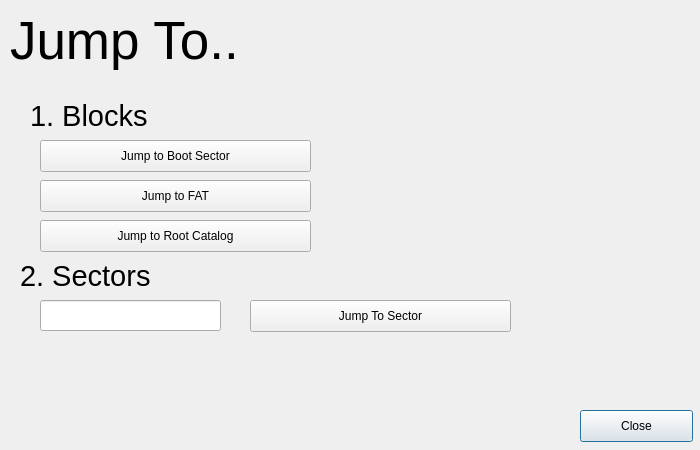
<?xml version="1.0" encoding="UTF-8"?>
<ui version="4.0">
 <class>jump_to</class>
 <widget class="QDialog" name="jump_to">
  <property name="geometry">
   <rect>
    <x>0</x>
    <y>0</y>
    <width>700</width>
    <height>450</height>
   </rect>
  </property>
  <property name="windowTitle">
   <string>Dialog</string>
  </property>
  <widget class="QLabel" name="label">
   <property name="geometry">
    <rect>
     <x>10</x>
     <y>10</y>
     <width>231</width>
     <height>61</height>
    </rect>
   </property>
   <property name="font">
    <font>
     <pointsize>40</pointsize>
    </font>
   </property>
   <property name="text">
    <string>Jump To...</string>
   </property>
  </widget>
  <widget class="QPushButton" name="close_btn">
   <property name="geometry">
    <rect>
     <x>580</x>
     <y>410</y>
     <width>113</width>
     <height>32</height>
    </rect>
   </property>
   <property name="text">
    <string>Close</string>
   </property>
  </widget>
  <widget class="QPushButton" name="jump_bs_btn">
   <property name="geometry">
    <rect>
     <x>40</x>
     <y>140</y>
     <width>271</width>
     <height>32</height>
    </rect>
   </property>
   <property name="text">
    <string>Jump to Boot Sector</string>
   </property>
  </widget>
  <widget class="QPushButton" name="jump_fat_btn">
   <property name="geometry">
    <rect>
     <x>40</x>
     <y>180</y>
     <width>271</width>
     <height>32</height>
    </rect>
   </property>
   <property name="text">
    <string>Jump to FAT</string>
   </property>
  </widget>
  <widget class="QPushButton" name="jump_rootdir_btn">
   <property name="geometry">
    <rect>
     <x>40</x>
     <y>220</y>
     <width>271</width>
     <height>32</height>
    </rect>
   </property>
   <property name="text">
    <string>Jump to Root Catalog</string>
   </property>
  </widget>
  <widget class="QLabel" name="label_2">
   <property name="geometry">
    <rect>
     <x>30</x>
     <y>100</y>
     <width>181</width>
     <height>31</height>
    </rect>
   </property>
   <property name="font">
    <font>
     <pointsize>22</pointsize>
    </font>
   </property>
   <property name="text">
    <string>1. Blocks</string>
   </property>
  </widget>
  <widget class="QLabel" name="label_3">
   <property name="geometry">
    <rect>
     <x>20</x>
     <y>260</y>
     <width>181</width>
     <height>31</height>
    </rect>
   </property>
   <property name="font">
    <font>
     <pointsize>22</pointsize>
    </font>
   </property>
   <property name="text">
    <string>2. Sectors</string>
   </property>
  </widget>
  <widget class="QLineEdit" name="line_sector">
   <property name="geometry">
    <rect>
     <x>40</x>
     <y>300</y>
     <width>181</width>
     <height>31</height>
    </rect>
   </property>
  </widget>
  <widget class="QPushButton" name="jump_sector_btn">
   <property name="geometry">
    <rect>
     <x>250</x>
     <y>300</y>
     <width>261</width>
     <height>32</height>
    </rect>
   </property>
   <property name="text">
    <string>Jump To Sector</string>
   </property>
  </widget>
 </widget>
 <resources/>
 <connections/>
</ui>
